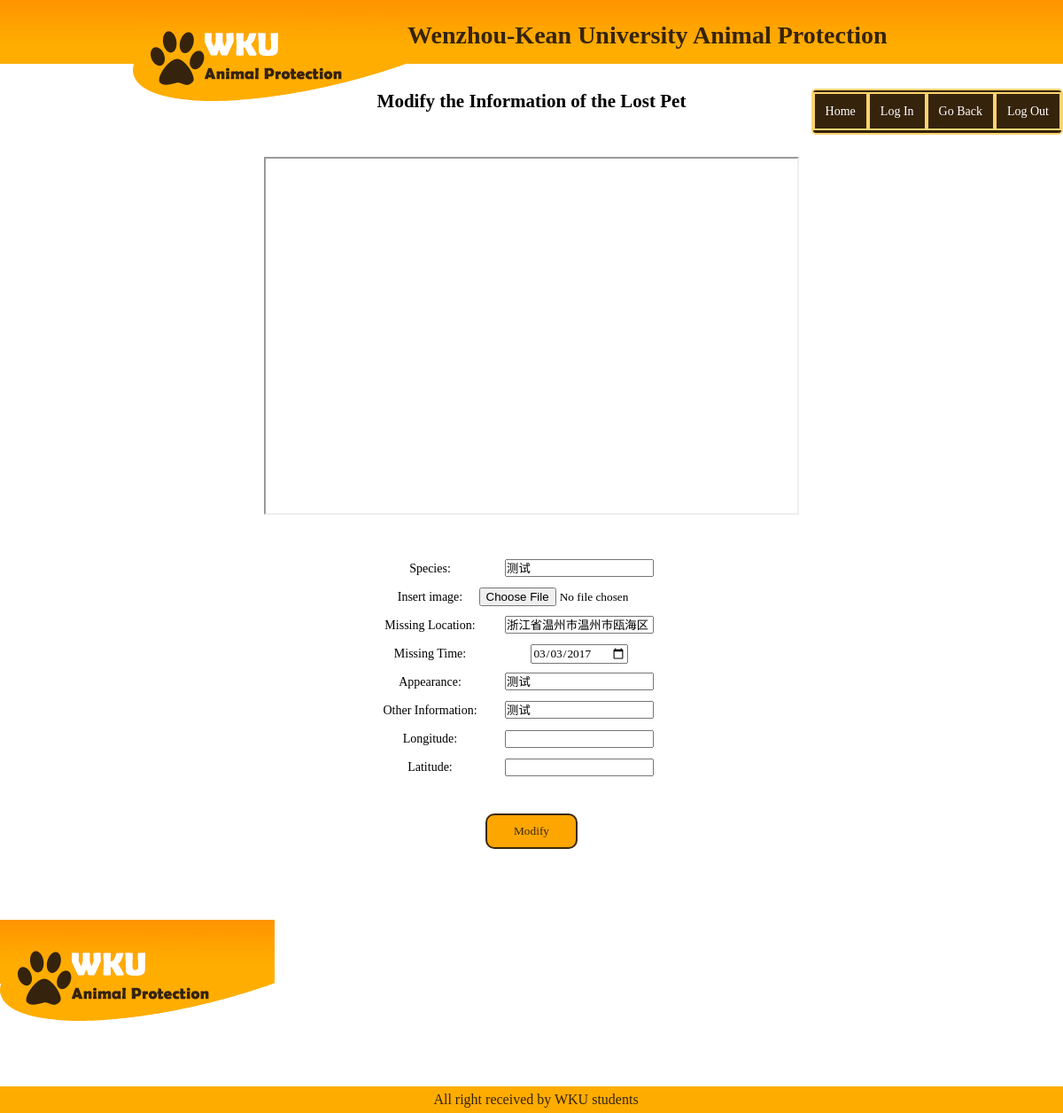
/lostPetModify.php?id=31 (signed in), run on the app's committed database.
### tables this page shows
CREATE TABLE IF NOT EXISTS `lost_pet` (
  `id` int(255) NOT NULL AUTO_INCREMENT,
  `uid` int(255) NOT NULL,
  `bin_data` varchar(255) NOT NULL,
  `category` varchar(255) NOT NULL,
  `place` varchar(255) NOT NULL,
  `time` varchar(255) NOT NULL,
  `property` varchar(255) NOT NULL,
  `other` varchar(255) NOT NULL,
  `jing_du` double NOT NULL,
  `wei_du` double NOT NULL,
  PRIMARY KEY (`id`) USING BTREE
);

### lostPetModify.php (the view, shortened to what this page needs)
<?php
require_once ("include.php");
$id=$_GET['id'];
$sql="select * from lost_pet where id = $id";
$result=mysqli_query($link, $sql);
$row=mysqli_fetch_assoc($result);
$place=$row['place'];
$time=$row['time'];
$cate=$row['category'];
$prop=$row['property'];
$other=$row['other'];
?>
<!DOCTYPE html>
<html>
<head>
<link rel="stylesheet" type="text/css" href="css/main.css">
<link rel="stylesheet" type="text/css" href="css/lostPetSubmit.css">
</head>
<body>
	<div class="header">
		<div class="container">
			<div class="header-top">
				<a href="#" id="logo"><img src="img/logo.png" width="310" height="114" alt=""></a>
				<div class="htitle"><h1><a href="#">Wenzhou-Kean University Animal Protection</a></h1></div>
				<div class="hbtn">
					<ul>
					<li><a href="index.php">Home</a></li>
					<li><a href="#">Log In</a></li>
					<li><a href="lostPet-main.php">Go Back</a></li>
					<li><a href="php/out.php">Log Out</a></li>
				</ul>
				</div>
			</div>
		</div>
	</div>
	<div class="content">
		<div class="cont-title">
			<h2>Modify the Information of the Lost Pet</h2>
		</div>
		<div class="cont-inner">
		<form method="post" action="php/lostPetModify.handle.php" enctype="multipart/form-data">
			<div class="map">
				<iframe class="map" src="map/map.change.php"style="margin:20px auto;color:#fff;width:600px;height:400px; frameborder="0" scrolling="no" "></iframe>
			</div>
			<div class="col">
				<table>
					<tr class="inner-main">
						<td>Species: </td>
						<td><input type="text" name="category" value="<?php echo $cate?>"/></td>
					</tr>
					<tr class="inner-main">
						<td>Insert image: </td>
						<td><input type="file" name="lost-pet-modify"/></td>
					</tr>
					<tr class="inner-main">
						<td>Missing Location: </td>
						<td><input type="text" name="place" id="map" value="<?php echo $place;?>"/></td>
					</tr>
					<tr class="inner-main">
						<td>Missing Time: </td>
						<td><input type="date" name="time" value="<?php echo $time;?>" /></td>
					</tr>
					<tr class="inner-main">
						<td>Appearance: </td>
						<td><input type="text" name="property" value="<?php echo $prop;?>"/></td>
					</tr>
					<tr class="inner-main">
						<td>Other Information: </td>
						<td><input type="text" name="other" value="<?php echo $other;?>"/></td>
					</tr>
					<tr class="inner-main">
						<td>Longitude: </td>
						<td><input type="text" name="jing" id="jing_du" value=""/></td>
					</tr>
					<tr class="inner-main">
						<td>Latitude: </td>
						<td><input type="text" name="wei" id="wei_du" value=""/></td>
					</tr>
				</table>
			</div>
		<div class="cont-btn">
			<input class="button" type="submit" value="Modify" />
		</div>
		</form>
		</div>
	</div>
</body>
<a href="#" id="logo"><img src="img/logo.png" width="310" height="114" alt=""></a>
<footer>
  <p>All right received by WKU students</p>
</footer>
</html>

### css/main.css (style rules this page uses)
a { text-decoration:none; }
li { list-style:none; }
* { margin:0px;padding:0px; font-family: "Comic Sans MS"; }
body { font-size:14px; color: black; margin:0; padding:0; background: url("../img/bg-body.gif"); background-repeat:repeat-x; position:relative; width:100%; min-height:740px; padding-bottom: 100px; box-sizing: border-box; }
.header { width:100%; height:72px; position:relative; margin:0 auto; }
.header a#logo { position:relative; z-index:100; float: left; }
.header a#logo img { border:0; margin-left: 150px; }
.header .container .header-top { overflow:hidden; margin:0px auto; color: white; }
.header .container .header-top h1 { font-family:"Comic Sans MS"; line-height:80px; margin-left:0px; }
.header .container .header-top h1 a { font-size: 28px; font-family: inherit; color: #35230c; }
.header .container .header-top .hbtn { background-color: #35230c; margin-top: 20px; height: 47.5px; float:right; border: solid #000; border-width: 2.5px; border-color: #fcd470; border-radius: 5px; }
.header .container .header-top li { margin-top: -26px; float:left; line-height:100px; }
.header .container .header-top li a { border: solid #000; border-width: 2.5px; border-color: #fcd470; padding: 12px; background-color: #35230c; color: white; }
.header .container .header-top .htitle { float:left; }
.button { border: solid; border-width: 2.5px; background-color: #3a280b; background: #fda600; padding:10px 30px; border-radius:10px; color: #3a280b; margin-bottom: 15px; }
footer { width: 100%; height: 20px; background-color: #ffac00; padding: 5px; float: left; position: absolute; bottom: 0; }
footer p { font-size: 16px; text-align: center; color: #35230c; line-height: 20px; }

### css/lostPetSubmit.css (style rules this page uses)
.cont-title { text-align:center; margin:30px auto; }
.cont-inner { text-align:center; }
.cont-inner table { margin:20px auto; }
.cont-inner .inner-main { line-height:30px; }
.cont-btn { margin-top:35px; margin-bottom:65px; }

### data on the page
lost_pet: category "测试", place "浙江省温州市温州市瓯海区", time "03/03/2017", property "测试", other "测试"
